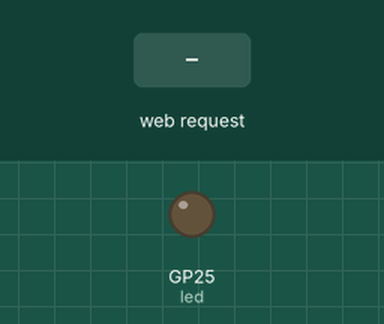
Recording of a program running on a simulated Raspberry Pi Pico running MicroPython. On the bench: output pins drawn as LEDs (lit = HIGH). The test bench sets the inputs (shaded band). WiFi joins after 1.5 s; random numbers come from a fixed seed; what the program prints to the serial console is not drawn.

Above: at 3.2 s.
3.3 s: HTTP request GET /lighton? received
At 4.3 s:
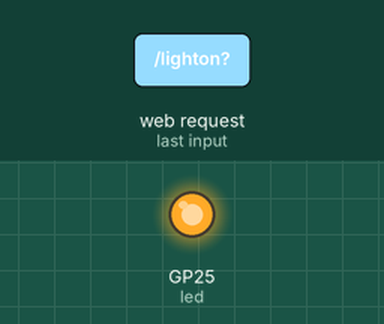
4.8 s: HTTP request GET /lightoff? received
At 5.5 s:
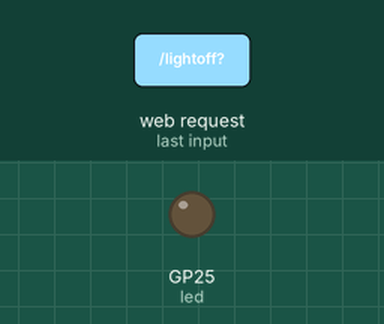
Timing chart, 0 to 7.8 s (numbered marks = the images above; inputs shaded):
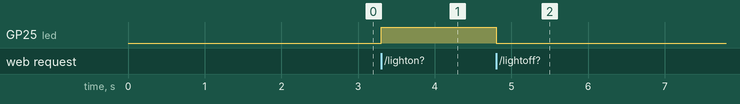

The program:

main.py
```python
import network
import socket
import time
import random
from machine import Pin

led = Pin('LED', Pin.OUT)

# Wi-Fi credentials
ssid = 'REPLACE_WITH_YOUR_SSID'
password = 'REPLACE_WITH_YOUR_PASSWORD'

# HTML template for the webpage
def webpage(random_value, state):
    html = f"""
        <!DOCTYPE html>
        <html>
        <head>
            <title>Pico Web Server</title>
            <meta name="viewport" content="width=device-width, initial-scale=1">
        </head>
        <body>
            <h1>Raspberry Pi Pico Web Server</h1>
            <h2>Led Control</h2>
            <form action="./lighton">
                <input type="submit" value="Light on" />
            </form>
            <br>
            <form action="./lightoff">
                <input type="submit" value="Light off" />
            </form>
            <p>LED state: {state}</p>
            <h2>Fetch New Value</h2>
            <form action="./value">
                <input type="submit" value="Fetch value" />
            </form>
            <p>Fetched value: {random_value}</p>
        </body>
        </html>
        """
    return str(html)

# Connect to WLAN
wlan = network.WLAN(network.STA_IF)
wlan.active(True)
wlan.connect(ssid, password)

# Wait for Wi-Fi connection
connection_timeout = 10
while connection_timeout > 0:
    if wlan.status() >= 3:
        break
    connection_timeout -= 1
    print('Waiting for Wi-Fi connection...')
    time.sleep(1)

# Check if connection is successful
if wlan.status() != 3:
    raise RuntimeError('Failed to establish a network connection')
else:
    print('Connection successful!')
    network_info = wlan.ifconfig()
    print('IP address:', network_info[0])

# Set up socket and start listening
addr = socket.getaddrinfo('0.0.0.0', 80)[0][-1]
s = socket.socket()
s.setsockopt(socket.SOL_SOCKET, socket.SO_REUSEADDR, 1)
s.bind(addr)
s.listen()

print('Listening on', addr)

# Initialize variables
state = "OFF"
random_value = 0

# Main loop to listen for connections
while True:
    try:
        conn, addr = s.accept()
        print('Got a connection from', addr)

        # Receive and parse the request
        request = conn.recv(1024)
        request = str(request)
        print('Request content = %s' % request)

        try:
            request = request.split()[1]
            print('Request:', request)
        except IndexError:
            pass

        # Process the request and update variables
        if request == '/lighton?':
            print("LED on")
            led.value(1)
            state = "ON"
        elif request == '/lightoff?':
            led.value(0)
            state = 'OFF'
        elif request == '/value?':
            random_value = random.randint(0, 20)

        # Generate HTML response
        response = webpage(random_value, state)

        # Send the HTTP response and close the connection
        conn.send('HTTP/1.0 200 OK\r\nContent-type: text/html\r\n\r\n')
        conn.send(response)
        conn.close()

    except OSError as e:
        conn.close()
        print('Connection closed')
```

Measured:
- after the input at 3.3 s, GP25 (led): LOW → HIGH at once
- after the input at 4.8 s, GP25 (led): HIGH → LOW at once
